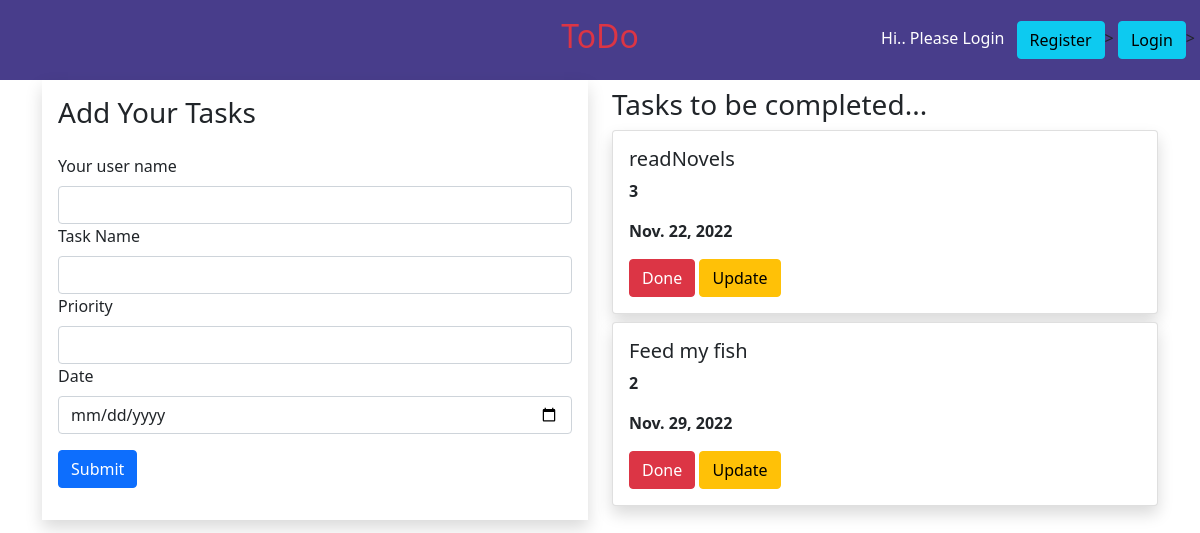
Before: /cbvhome/ with the older database file.
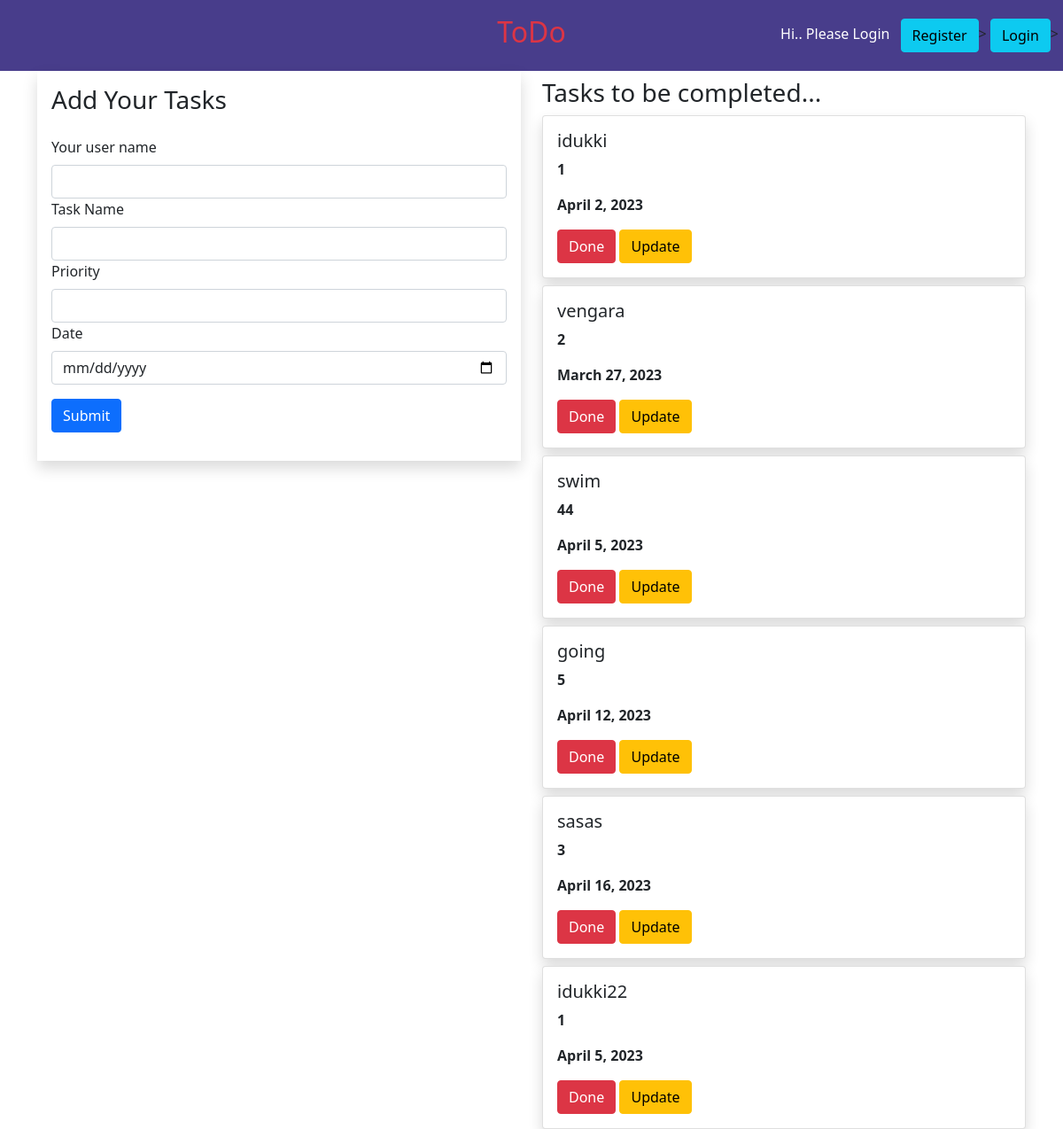
After: the same page with the newer database file.
### todoapp/models.py (models this page shows, shortened)
class Task(models.Model):
    username = models.CharField(max_length=200,default="js")
    name = models.CharField(max_length=200)
    priority = models.IntegerField()
    date = models.DateField()

### todoapp/views.py (the view)
# urls.py: path('cbvhome/', views.Tasklistview.as_view(), name='cbvhome'),
class Tasklistview(ListView):
    model = Task
    template_name = 'index.html'
    context_object_name = 'task'

### templates/index.html (shortened to what this page needs)
{% extends 'base.html' %}
{% block body %}
<div class="container">
  <div class="row">
    <div class="col-6">
      <form class="shadow p-3" method="post">
        <h3>Add Your Tasks</h3>
        <label for="username" class="form-label mt-3">Your user name</label>
        <input type="text" class="form-control" id="username" name="username" required>
        <label for="task" class="form-label">Task Name</label>
        <input type="text" class="form-control" id="task" name="task">
        <label for="priority" class="form-label">Priority</label>
        <input type="number" class="form-control" id="priority" name="priority">
        <label for="date" class="form-label">Date</label>
        <input type="date" class="form-control" name="date" id="date">
        <button type="submit" class="btn btn-primary my-3">Submit</button>
      </form>
    </div>
    <div class="col-6 mt-2">
      <h3>Tasks to be completed...</h3>
      {% for i in task %}
      <div class="card shadow mt-2">
        <div class="card-body">
          <h5 class="card-title">{{ i.name }}</h5>
          <p><b>{{ i.priority }}</b></p>
          <p><b>{{ i.date }}</b></p>
          <a class="btn btn-danger" href="{% url 'todoapp:delete' i.id %}">Done</a>
          <a class="btn btn-warning" href="{% url 'todoapp:update' i.id %}">Update</a>
        </div>
      </div>
      {% endfor %}
    </div>
  </div>
</div>
{% endblock %}

### templates/base.html (shortened to what this page needs)
{% load static %}
<!DOCTYPE html>
<html lang="en">
<head>
    <link href="https://cdn.jsdelivr.net/npm/bootstrap@5.1.3/dist/css/bootstrap.min.css" rel="stylesheet">
    <link rel="stylesheet" href="{% static 'style.css' %}">
</head>
<body>
<div class="container-fluid">
  <div class="row">
    <div class="banner d-flex align-items-center justify-content-center">
      <div class="banner-text text-danger"><h2>ToDo</h2></div>
        <span style="position:absolute; right:5px">
            {% if user.is_authenticated %}
            <p class="text text-white m-2" style="display: inline;">Hi {{user.username}}...</p>
            <a href="{% url 'accounts:logout' %}"><button class="btn btn-info">Logout</button></a>
            {% else %}
            <p class="text text-white m-2" style="display: inline;">Hi.. Please Login</p>
            <a href="{% url 'accounts:register' %}"><button class="btn btn-info">Register</button></a>>
            <a href="{% url 'accounts:login' %}"><button class="btn btn-info">Login</button></a>>
            {% endif %}
        </span>
    </div>
  </div>
</div>
{% block body %}
{% endblock %}
</body>
</html>

### static/style.css (style rules this page uses)
.banner { background-color : darkslateblue; height: 10vh; }

Changed rows visible on the page:
removed Task: name "readNovels", priority "3", date "Nov. 22, 2022"
removed Task: name "Feed my fish", priority "2", date "Nov. 29, 2022"
added Task: name "idukki", priority "1", date "April 2, 2023"
added Task: name "vengara", priority "2", date "March 27, 2023"
added Task: name "swim", priority "44", date "April 5, 2023"
added Task: name "going", priority "5", date "April 12, 2023"
added Task: name "sasas", priority "3", date "April 16, 2023"
added Task: name "idukki22", priority "1", date "April 5, 2023"
